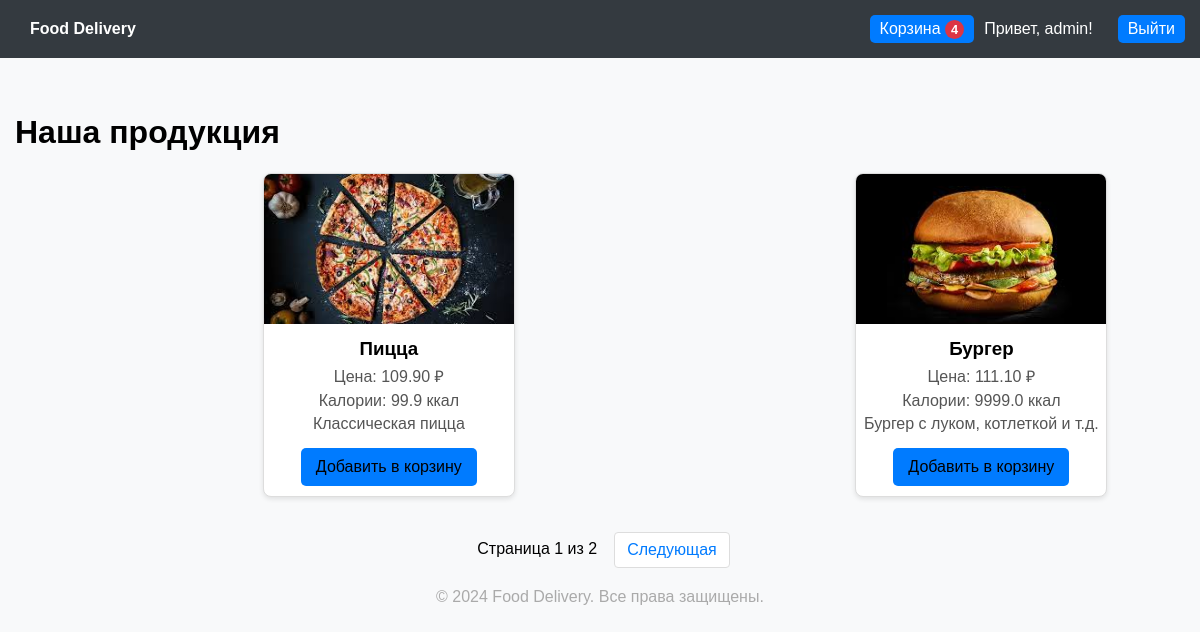
The app's page / (signed in) with its own data.
### core/models.py (models this page shows, shortened)
class Food(models.Model):
    compound = models.CharField(max_length=255, blank=True, null=True)
    name = models.CharField(max_length=100)
    category = models.ManyToManyField(Category)
    image = models.ImageField(upload_to='food')
    description = models.TextField(blank=True, null=True)
    calories = models.FloatField(blank=True, null=True)
    price = models.DecimalField(max_digits=10, decimal_places=2)
    is_available = models.BooleanField(default=True)

### core/views.py (the view)
# urls.py: path('', Index.as_view(), name = 'home'),
class Index(ListView):
    model = Food
    context_object_name = 'foods'
    template_name = 'index.html'
    paginate_by = 2
    def get_context_data(self, **kwargs):
        context = super().get_context_data(**kwargs)
        if self.request.user.is_authenticated:
            count_quantity = Cart.objects.filter(user=self.request.user).aggregate(Sum('quantity'))
            context['cart_item_count'] = count_quantity['quantity__sum']
        else:
            context['cart_item_count'] = 0
        return context

### core/templates/index.html (shortened to what this page needs)
{% load static %}
<!DOCTYPE html>
<html lang="en">
<head>
    <link rel="stylesheet" href="{% static 'css/style.css' %}" />
</head>
<body>
    <header>
        <div>
           <a href="{% url 'home:home' %}"> <strong>Food Delivery</strong></a>
        </div>
        <div class="cart-info">
            <a href="{% url 'home:cart' %}">
                Корзина
                {% if cart_item_count > 0 %}
                    <span class="cart-count">{{ cart_item_count }}</span>
                    {% endif %}
            </a>
            {% if user.is_authenticated %}
                Привет, {{ user.username }}!
                <a href="{% url 'account:logout' %}">Выйти</a>
            {% else %}
                <a href="{% url 'account:login' %}">Вход</a>
                <a href="{% url 'account:register' %}">Регистрация</a>
            {% endif %}
        </div>
    </header>
    <div class="container">
        <h1>Наша продукция</h1>
        <div class="product-list">
            {% for food in foods %}
            <a href="{% url 'home:detail' food.pk %}" style="outline: none;">
            <div class="product-card">
                <img src="{{ food.image.url }}" alt="{{ food.name }}">
                <h3>{{ food.name }}</h3>
                <p>Цена: {{ food.price }} ₽</p>
                <p>Калории: {{ food.calories }} ккал</p>
                <p>{{ food.description }}</p>
                <a href="{% url 'home:add_cart' food.pk %}" class="link">Добавить в корзину</a>
            </div>
            </a>
            {% endfor %}
        </div>
    </div>
    <div class="pagination">
        <span>Страница {{ page_obj.number }} из {{ page_obj.paginator.num_pages }}</span>
        {% if page_obj.has_next %}
            <a href="?page={{ page_obj.next_page_number }}" class="page-link">Следующая</a>
        {% endif %}
    </div>
    <footer>
        &copy; 2024 Food Delivery. Все права защищены.
    </footer>
</body>
</html>

### core/static/css/style.css (style rules this page uses)
body { font-family: Arial, sans-serif; margin: 0; padding: 0; background-color: #f8f9fa; }
header { background-color: #343a40; color: #fff; padding: 15px; display: flex; justify-content: space-between; align-items: center; }
header a { color: #fff; text-decoration: none; margin-left: 15px; }
.container { max-width: 1200px; margin: 20px auto; padding: 15px; }
.product-list { display: flex; flex-wrap: wrap; gap: 15px; justify-content: space-around; }
.product-card { background-color: #fff; border: 1px solid #ddd; border-radius: 8px; box-shadow: 0 2px 5px rgba(0, 0, 0, 0.1); width: 250px; overflow: hidden; text-align: center; }
.product-card img { width: 100%; height: 150px; object-fit: cover; }
.product-card h3 { margin: 10px 0 5px; }
.product-card p { margin: 5px 0; color: #555; }
.product-card a { text-decoration: none; color: inherit; }
.link { display: inline-block; background-color: #007bff; color: #fff; padding: 10px 15px; text-decoration: none; border-radius: 5px; margin: 10px 0; transition: background-color 0.3s; }
footer { text-align: center; margin-top: 20px; color: #aaa; }
.cart-info { display: flex; align-items: center; gap: 10px; }
.cart-info a { background-color: #007bff; color: #fff; padding: 5px 10px; border-radius: 5px; text-decoration: none; transition: background-color 0.3s; }
.cart-count { background-color: #dc3545; color: #fff; font-size: 0.8em; font-weight: bold; padding: 2px 6px; border-radius: 50%; }
.pagination { display: flex; justify-content: center; margin: 20px 0; }
.page-link { margin: 0 5px; padding: 8px 12px; border: 1px solid #ddd; background-color: white; color: #007bff; text-decoration: none; border-radius: 4px; }
.pagination span { padding: 8px 12px; }

### records on screen
Food: image (picture), name "Пицца", price "109.90", calories "99.9", description "Классическая пицца"
Food: image (picture), name "Бургер", price "111.10", calories "9999.0", description "Бургер с луком, котлеткой и т.д."

### other values on screen
{{ cart_item_count }} "4"
{{ user.username }} "admin"
{{ page_obj.number }} "1"
{{ page_obj.paginator.num_pages }} "2"
